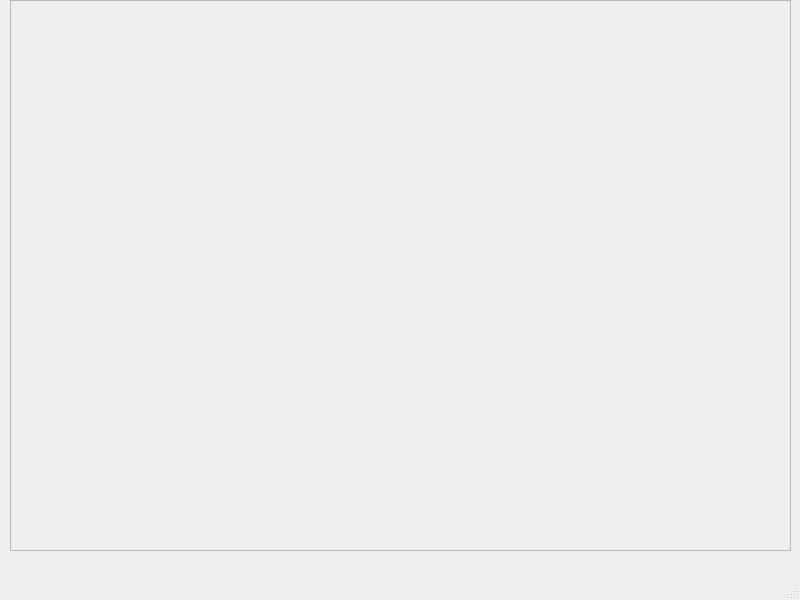
<?xml version="1.0" encoding="UTF-8"?>
<ui version="4.0">
 <class>MainWindow</class>
 <widget class="QMainWindow" name="MainWindow">
  <property name="geometry">
   <rect>
    <x>0</x>
    <y>0</y>
    <width>800</width>
    <height>600</height>
   </rect>
  </property>
  <property name="windowTitle">
   <string>MainWindow</string>
  </property>
  <widget class="QWidget" name="centralwidget">
   <widget class="QScrollArea" name="scrollArea">
    <property name="geometry">
     <rect>
      <x>10</x>
      <y>0</y>
      <width>781</width>
      <height>551</height>
     </rect>
    </property>
    <property name="widgetResizable">
     <bool>true</bool>
    </property>
    <widget class="QWidget" name="scrollAreaWidgetContents">
     <property name="geometry">
      <rect>
       <x>0</x>
       <y>0</y>
       <width>779</width>
       <height>549</height>
      </rect>
     </property>
     <widget class="QLabel" name="label">
      <property name="geometry">
       <rect>
        <x>60</x>
        <y>20</y>
        <width>611</width>
        <height>411</height>
       </rect>
      </property>
      <property name="text">
       <string/>
      </property>
      <property name="pixmap">
       <pixmap>../Pictures/desc02.jpg</pixmap>
      </property>
     </widget>
    </widget>
   </widget>
  </widget>
  <widget class="QMenuBar" name="menubar">
   <property name="geometry">
    <rect>
     <x>0</x>
     <y>0</y>
     <width>800</width>
     <height>20</height>
    </rect>
   </property>
  </widget>
  <widget class="QStatusBar" name="statusbar"/>
 </widget>
 <resources/>
 <connections/>
</ui>
